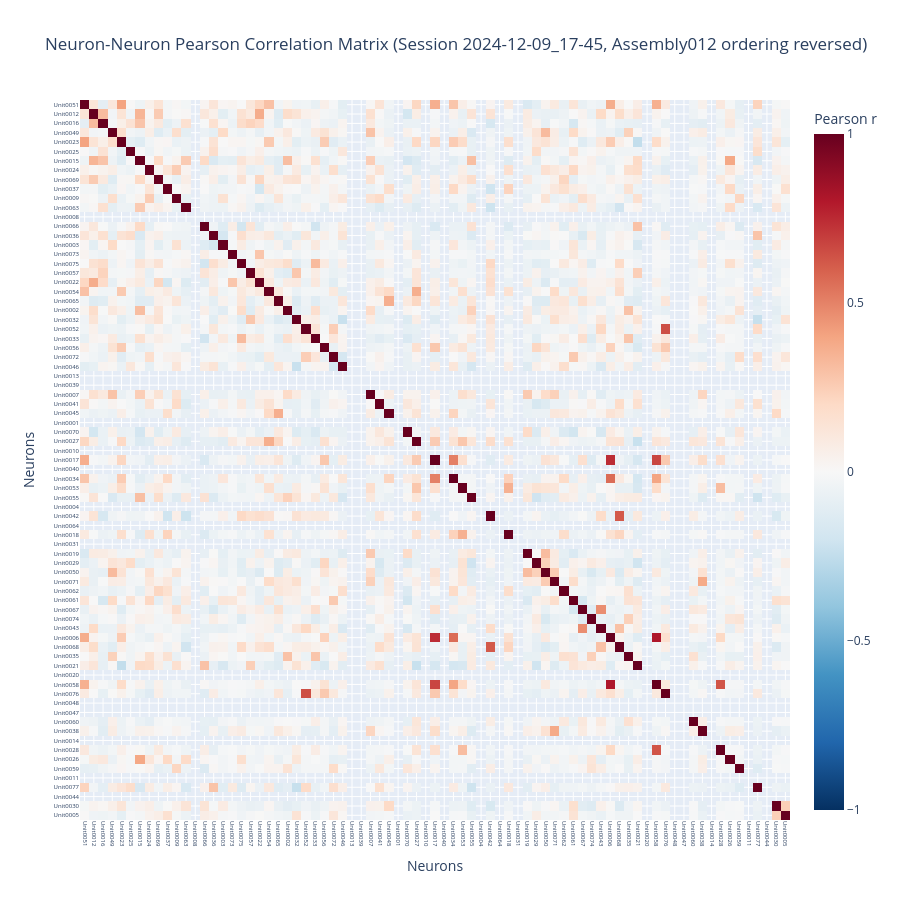

The notebook cell saved with this chart:
### Code cell
s = '2024-12-09_17-45'
neuron_data_s15 = fr_track.xs(s, level=2)[fr_track.xs(s, level=2)['trial_id'] == 23]
unit_cols = [col for col in neuron_data_s15.columns if isinstance(col, str) and col.startswith('Unit')]
neuron_data_s15 = neuron_data_s15[unit_cols]

corr_matrix = neuron_data_s15.corr()

reversed_order = neurons_ordered[::-1]
unit_order = [f'Unit{i+1:04d}' for i in reversed_order if f'Unit{i+1:04d}' in corr_matrix.columns]

corr_matrix_ordered = corr_matrix.loc[unit_order, unit_order]

fig = px.imshow(
    corr_matrix_ordered,
    aspect='auto',
    color_continuous_scale='RdBu_r',
    zmin=-1,
    zmax=1,
    labels=dict(x="Neurons", y="Neurons", color="Pearson r"),
    title=f"Neuron-Neuron Pearson Correlation Matrix (Session {s}, Assembly012 ordering reversed)"
)

fig.update_xaxes(tickangle=90, tickfont=dict(size=6))
fig.update_yaxes(tickfont=dict(size=6))
fig.update_layout(width=900, height=900)

fig.show()

### Figure 1 — Plotly figure (JSON) as saved in the notebook; plotly's stock layout.template omitted (floating-point values rounded to 4 significant figures; data arrays with more than 128 entries replaced by an {"elided": "..."} marker saying what was removed)
{"data": [{"coloraxis": "coloraxis", "hovertemplate": "Neurons: %{x}<br>Neurons: %{y}<br>Pearson r: %{z}<extra></extra>", "name": "0", "type": "heatmap", "x": ["Unit0051", "Unit0012", "Unit0016", "Unit0049", "Unit0023", "Unit0025", "Unit0015", "Unit0024", "Unit0069", "Unit0037", "Unit0009", "Unit0063", "Unit0008", "Unit0066", "Unit0036", "Unit0003", "Unit0073", "Unit0075", "Unit0057", "Unit0022", "Unit0054", "Unit0065", "Unit0002", "Unit0032", "Unit0052", "Unit0033", "Unit0056", "Unit0072", "Unit0046", "Unit0013", "Unit0039", "Unit0007", "Unit0041", "Unit0045", "Unit0001", "Unit0070", "Unit0027", "Unit0010", "Unit0017", "Unit0040", "Unit0034", "Unit0053", "Unit0055", "Unit0004", "Unit0042", "Unit0064", "Unit0018", "Unit0031", "Unit0019", "Unit0029", "Unit0050", "Unit0071", "Unit0062", "Unit0061", "Unit0067", "Unit0074", "Unit0043", "Unit0006", "Unit0068", "Unit0035", "Unit0021", "Unit0020", "Unit0058", "Unit0076", "Unit0048", "Unit0047", "Unit0060", "Unit0038", "Unit0014", "Unit0028", "Unit0026", "Unit0059", "Unit0011", "Unit0077", "Unit0044", "Unit0030", "Unit0005"], "xaxis": "x", "y": ["Unit0051", "Unit0012", "Unit0016", "Unit0049", "Unit0023", "Unit0025", "Unit0015", "Unit0024", "Unit0069", "Unit0037", "Unit0009", "Unit0063", "Unit0008", "Unit0066", "Unit0036", "Unit0003", "Unit0073", "Unit0075", "Unit0057", "Unit0022", "Unit0054", "Unit0065", "Unit0002", "Unit0032", "Unit0052", "Unit0033", "Unit0056", "Unit0072", "Unit0046", "Unit0013", "Unit0039", "Unit0007", "Unit0041", "Unit0045", "Unit0001", "Unit0070", "Unit0027", "Unit0010", "Unit0017", "Unit0040", "Unit0034", "Unit0053", "Unit0055", "Unit0004", "Unit0042", "Unit0064", "Unit0018", "Unit0031", "Unit0019", "Unit0029", "Unit0050", "Unit0071", "Unit0062", "Unit0061", "Unit0067", "Unit0074", "Unit0043", "Unit0006", "Unit0068", "Unit0035", "Unit0021", "Unit0020", "Unit0058", "Unit0076", "Unit0048", "Unit0047", "Unit0060", "Unit0038", "Unit0014", "Unit0028", "Unit0026", "Unit0059", "Unit0011", "Unit0077", "Unit0044", "Unit0030", "Unit0005"], "yaxis": "y", "z": {"elided": "77x77 float values"}}], "layout": {"coloraxis": {"cmax": 1, "cmin": -1, "colorbar": {"title": {"text": "Pearson r"}}, "colorscale": [[0, "rgb(5,48,97)"], [0.1, "rgb(33,102,172)"], [0.2, "rgb(67,147,195)"], [0.3, "rgb(146,197,222)"], [0.4, "rgb(209,229,240)"], [0.5, "rgb(247,247,247)"], [0.6, "rgb(253,219,199)"], [0.7, "rgb(244,165,130)"], [0.8, "rgb(214,96,77)"], [0.9, "rgb(178,24,43)"], [1, "rgb(103,0,31)"]]}, "height": 900, "title": {"text": "Neuron-Neuron Pearson Correlation Matrix (Session 2024-12-09_17-45, Assembly012 ordering reversed)"}, "width": 900, "xaxis": {"anchor": "y", "domain": [0, 1], "tickangle": 90, "tickfont": {"size": 6}, "title": {"text": "Neurons"}}, "yaxis": {"anchor": "x", "autorange": "reversed", "domain": [0, 1], "tickfont": {"size": 6}, "title": {"text": "Neurons"}}}}
